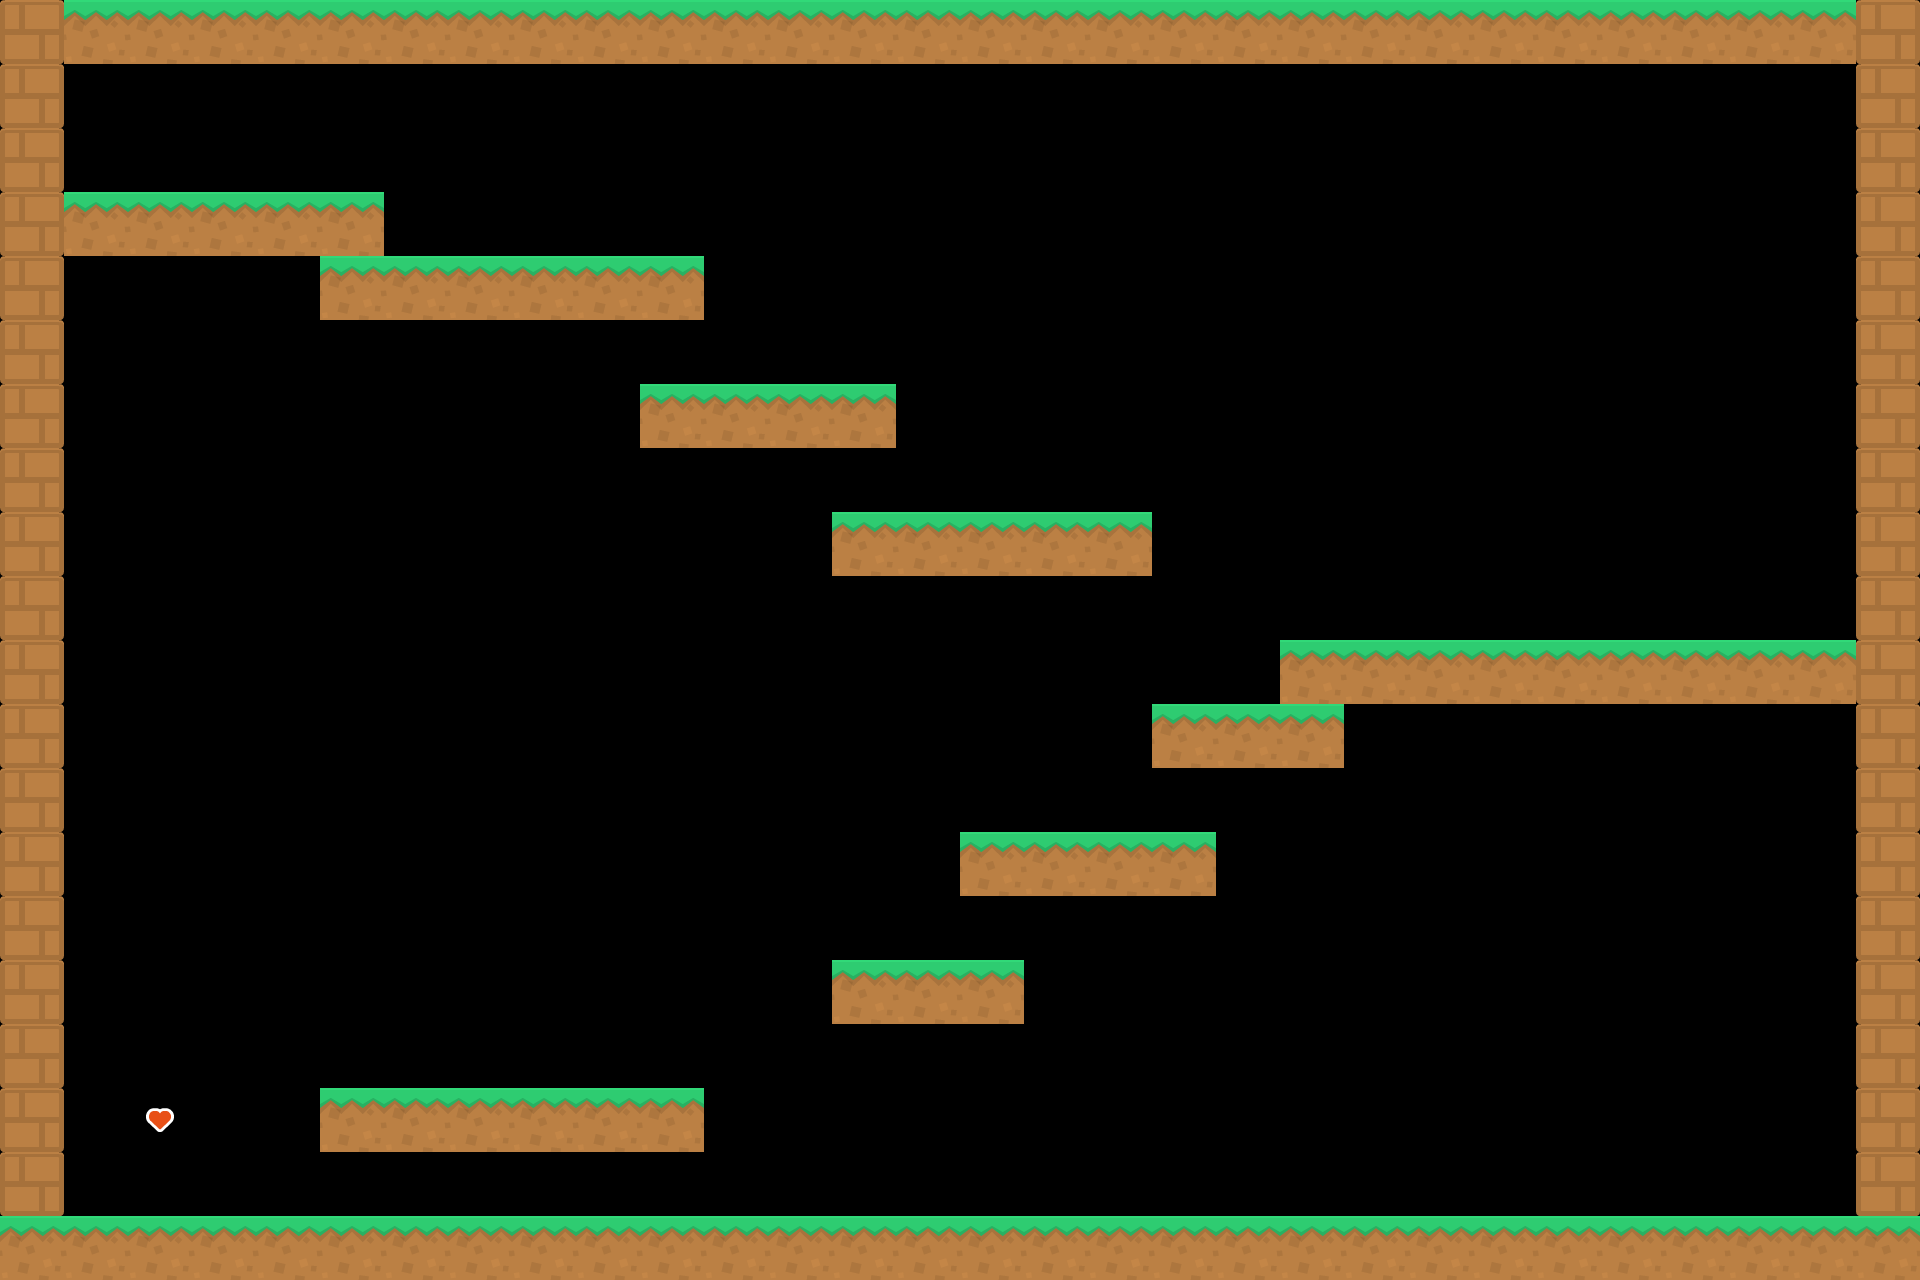

Rendered tile map (Tiled .tmx) drawn with the repository's tilesets; below, a short description and the full map source, tile grids included:
An orthogonal 30x20 tile map with 64x64 px tiles, 1 tile layer (Слой тайлов 1).

<map version="1.9" tiledversion="1.9.2" orientation="orthogonal" renderorder="right-down" width="30" height="20" tilewidth="64" tileheight="64" infinite="0" nextlayerid="2" nextobjectid="1">
 <tileset firstgid="1" source="platformPack_tilesheet.tsx" />
 <layer id="1" name="Слой тайлов 1" width="30" height="20">
  <data encoding="csv">
46,1,1,1,1,1,1,1,1,1,1,1,1,1,1,1,1,1,1,1,1,1,1,1,1,1,1,1,1,46,
46,0,0,0,0,0,0,0,0,0,0,0,0,0,0,0,0,0,0,0,0,0,0,0,0,0,0,0,0,46,
46,0,0,0,0,0,0,0,0,0,0,0,0,0,0,0,0,0,0,0,0,0,0,0,0,0,0,0,0,46,
46,1,1,1,1,1,0,0,0,0,0,0,0,0,0,0,0,0,0,0,0,0,0,0,0,0,0,0,0,46,
46,0,0,0,0,1,1,1,1,1,1,0,0,0,0,0,0,0,0,0,0,0,0,0,0,0,0,0,0,46,
46,0,0,0,0,0,0,0,0,0,0,0,0,0,0,0,0,0,0,0,0,0,0,0,0,0,0,0,0,46,
46,0,0,0,0,0,0,0,0,0,1,1,1,1,0,0,0,0,0,0,0,0,0,0,0,0,0,0,0,46,
46,0,0,0,0,0,0,0,0,0,0,0,0,0,0,0,0,0,0,0,0,0,0,0,0,0,0,0,0,46,
46,0,0,0,0,0,0,0,0,0,0,0,0,1,1,1,1,1,0,0,0,0,0,0,0,0,0,0,0,46,
46,0,0,0,0,0,0,0,0,0,0,0,0,0,0,0,0,0,0,0,0,0,0,0,0,0,0,0,0,46,
46,0,0,0,0,0,0,0,0,0,0,0,0,0,0,0,0,0,0,0,1,1,1,1,1,1,1,1,1,46,
46,0,0,0,0,0,0,0,0,0,0,0,0,0,0,0,0,0,1,1,1,0,0,0,0,0,0,0,0,46,
46,0,0,0,0,0,0,0,0,0,0,0,0,0,0,0,0,0,0,0,0,0,0,0,0,0,0,0,0,46,
46,0,0,0,0,0,0,0,0,0,0,0,0,0,0,1,1,1,1,0,0,0,0,0,0,0,0,0,0,46,
46,0,0,0,0,0,0,0,0,0,0,0,0,0,0,0,0,0,0,0,0,0,0,0,0,0,0,0,0,46,
46,0,0,0,0,0,0,0,0,0,0,85,85,1,1,1,0,0,0,0,0,0,0,0,0,0,0,0,0,46,
46,0,0,0,0,0,0,0,0,0,0,0,0,0,0,0,0,0,0,0,0,0,0,0,0,0,0,0,0,46,
46,0,68,0,0,1,1,1,1,1,1,0,0,0,0,0,0,0,0,0,0,0,0,0,0,0,0,0,0,46,
46,0,0,0,0,0,0,0,0,0,0,0,0,0,0,0,0,0,0,0,0,0,0,0,0,0,0,0,0,46,
1,1,1,1,1,1,1,1,1,1,1,1,1,1,1,1,1,1,1,1,1,1,1,1,1,1,1,1,1,1
</data>
 </layer>
</map>
